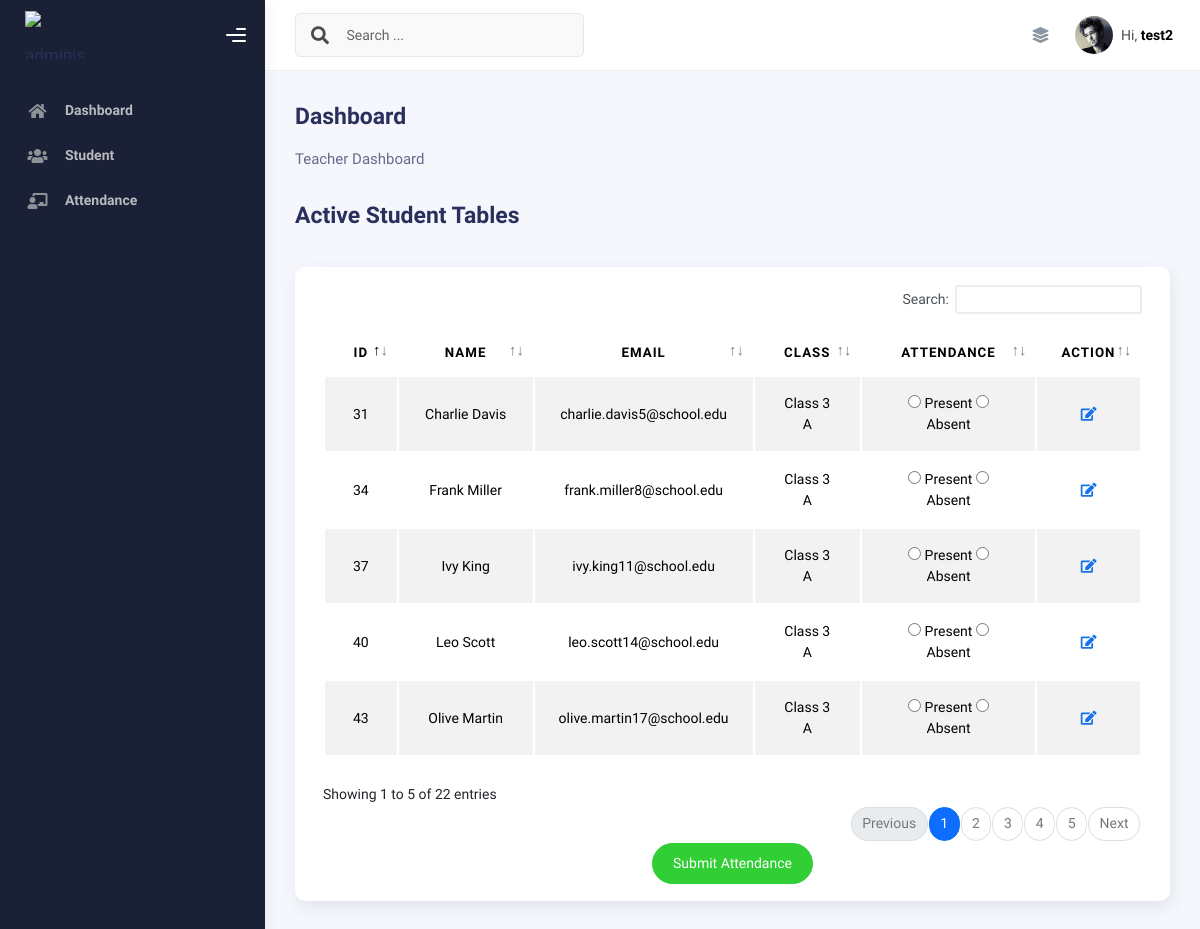
Page /teacher/attendance.php (signed in) on the committed database.
### tables this page shows
CREATE TABLE `student` (
  `id` int(11) NOT NULL,
  `name` varchar(255) NOT NULL,
  `email` varchar(255) NOT NULL,
  `password` varchar(250) NOT NULL,
  `phone` varchar(255) NOT NULL,
  `class_id` int(11) DEFAULT NULL,
  `profileimage` varchar(255) NOT NULL,
  `status` tinyint(1) NOT NULL DEFAULT 1,
  `address` varchar(255) NOT NULL,
  `created_at` timestamp NOT NULL DEFAULT current_timestamp(),
  `updated_at` timestamp NOT NULL DEFAULT current_timestamp()
);

CREATE TABLE `class` (
  `id` int(11) NOT NULL,
  `name` varchar(20) NOT NULL,
  `teacher_id` int(11) DEFAULT NULL,
  `section` varchar(10) NOT NULL,
  `strength` int(11) NOT NULL,
  `fees` int(5) NOT NULL,
  `status` tinyint(1) NOT NULL DEFAULT 1,
  `created_at` timestamp NOT NULL DEFAULT current_timestamp(),
  `updated_at` timestamp NOT NULL DEFAULT current_timestamp()
);

### teacher/attendance.php (the view, shortened to what this page needs)
<?php
require_once('../includes/db.php');
$user_id =$_SESSION['teacher_id'] ;
?>
<!DOCTYPE html>
<html lang="en">
  <head>
    <?php require_once('../includes/dashboard_header.php') ?>
  </head>
  <body>
  <div class="wrapper">
    <?php require_once('includes/sidebar.inc.php') ?>
    <div class="main-panel">
      <?php require_once('includes/navbar.inc.php') ?>
      <div class="container">
        <div class="page-inner">
          <div class="d-flex align-items-left align-items-md-center flex-column flex-md-row pt-2 pb-4">
            <div>
              <h3 class="fw-bold mb-3">Dashboard</h3>
              <h6 class="op-7 mb-2">Teacher Dashboard</h6>
            </div>
          </div>
          <div class="page-header">
            <h3 class="fw-bold mb-3">Active Student Tables</h3>
          </div>
          <div class="row">
            <div class="col-md-12">
              <div class="card">
                <div class="card-body">
                  <?php
                  $current_date = date('Y-m-d');
                  $s = "SELECT student.*, class.id AS class_id, class.name AS class_name, class.section AS class_section, class.teacher_id AS class_teacher_id
                        FROM class
                        INNER JOIN student ON student.class_id = class.id
                        LEFT JOIN attendance ON student.id = attendance.student_id AND attendance.date = :current_date
                        WHERE class.teacher_id = :teacher_id";
                  $sth = $pdo->prepare($s);
                  $sth->execute([':teacher_id' => $user_id, ':current_date' => $current_date]);
                  ?>
                  <div class="table-responsive">
                    <form method="POST" action="<?php echo $_SERVER['PHP_SELF']; ?>">
                      <table id="add-row" class="display table table-striped table-hover">
                        <thead class="text-center">
                          <tr>
                            <th>ID</th>
                            <th>Name</th>
                            <th>Email</th>
                            <th>Class</th>
                            <th>Attendance</th>
                            <th>Action</th>
                          </tr>
                        </thead>
                        <tbody class="text-center">
                          <?php
                          $allRows = $sth->fetchAll();
                          foreach ($allRows as $Row) {
                            echo "<tr>";
                            echo "<td>" . $Row['id'] . "</td>";
                            echo "<td>" . $Row['name'] . "</td>";
                            echo "<td>" . $Row['email'] . "</td>";
                            echo "<td>" . $Row['class_name'] . " " . $Row['class_section'] . "</td>";
                            echo "<td>
                              <input type='radio' name='attendance[" . $Row['id'] . "]' value='present'> Present
                              <input type='radio' name='attendance[" . $Row['id'] . "]' value='absent'> Absent
                              </td>";
                              echo "<td>
                              <a href='edit_attendance.php?id=" . $Row['id'] . "' class='btn btn-link btn-primary'>
                              <i class='fa fa-edit'></i>
                                    </a>
                                  </td>";
                            echo "</tr>";
                          }
                          ?>
                        </tbody>
                      </table>
                      <div class="d-flex justify-content-center align-items-center">
                        <input type="submit" class="btn attendance btn-success btn-round justify-content-center" name="submit_attendance" value="Submit Attendance">
                      </div>
                    </form>
                  </div>
                </div>
              </div>
            </div>
          </div>
        </div>
      </div>
    </div>
</body>
</html>

### rows in the picture
student: id "31", name "Charlie Davis", email "charlie.davis5@school.edu", class.name "Class 3", class.section "A"
student: id "34", name "Frank Miller", email "frank.miller8@school.edu", class.name "Class 3", class.section "A"
student: id "37", name "Ivy King", email "ivy.king11@school.edu", class.name "Class 3", class.section "A"
student: id "40", name "Leo Scott", email "leo.scott14@school.edu", class.name "Class 3", class.section "A"
student: id "43", name "Olive Martin", email "olive.martin17@school.edu", class.name "Class 3", class.section "A"

### other values in the picture
$_SESSION['teacher_name'] "test2"
